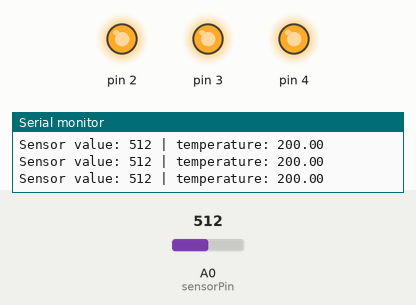
The sketch below on a simulated Arduino Uno, built with avr-gcc and run on an emulated ATmega328P. Shown: output pins drawn as LEDs (lit = HIGH), the last lines printed to the serial monitor. The test bench sets the inputs (shaded band); at power-on: A0 (sensorPin) = 512.

Above: at 1.2 s.
1.3 s: A0 (sensorPin) set to 130
2.8 s: A0 (sensorPin) set to 122
At 3.7 s:
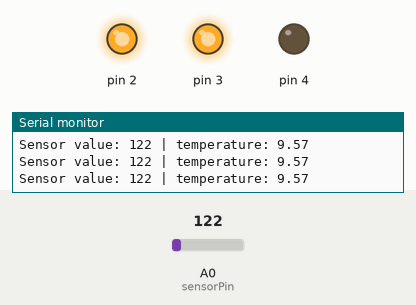
4.3 s: A0 (sensorPin) set to 0
At 5.3 s:
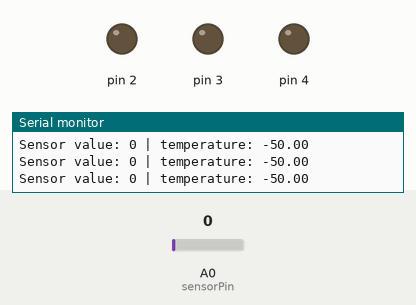
Timing chart, 0 to 7.3 s (numbered marks = the images above; inputs shaded):
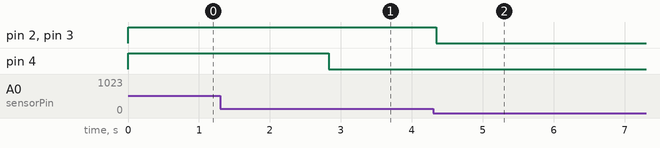

Measured:
- the behaviour switches between 123 and 122 on A0 (sensorPin) (found by bisection; images 0 and 1)
- after the input at 2.8 s, pin 4: HIGH → LOW at once
- after the input at 4.3 s, pin 2, pin 3: HIGH → LOW at once

The sketch:

love-o-meter.ino
```cpp
// Project 02 from Genuino starter kit projects book

const int sensorPin = A0;
const float baseTemp = 0.0;

// Read the sensor value, calculate voltage & temperature
float getTemp() {
	int sensorValue = analogRead(sensorPin);
	float sensorVoltage = (sensorValue / 1024.0) * 5.0;
	float temperature = (sensorVoltage - .5) * 100;

	Serial.print("Sensor value: ");
	Serial.print(sensorValue);
	Serial.print(" | temperature: ");
	Serial.print(temperature);
	Serial.print("\n");

	return temperature;
}

void setup() {

	// Initialize connection to computer
	Serial.begin(9600);

	// Initialize each LED's outpu
	for (int pinNumber = 2; pinNumber < 5; pinNumber++) {
		pinMode(pinNumber, OUTPUT);
		digitalWrite(pinNumber, LOW);
	}
}

void loop() {
	// Get temperature from sensor
	float temperature = getTemp();

	// Light up LEDS according to temperature
	if (temperature < baseTemp) {
		digitalWrite(2, LOW);
		digitalWrite(3, LOW);
		digitalWrite(4, LOW);
	} else if (temperature < baseTemp + 5) {
		digitalWrite(2, HIGH);
		digitalWrite(3, LOW);
		digitalWrite(4, LOW);
	} else if (temperature < baseTemp + 10) {
		digitalWrite(2, HIGH);
		digitalWrite(3, HIGH);
		digitalWrite(4, LOW);
	} else {
		digitalWrite(2, HIGH);
		digitalWrite(3, HIGH);
		digitalWrite(4, HIGH);
	}

	delay(100);
}
```
